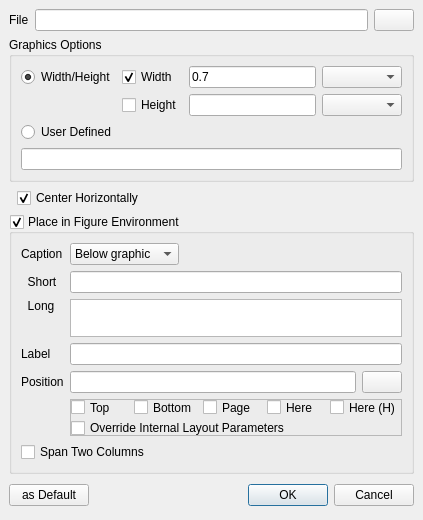
<?xml version="1.0" encoding="UTF-8"?>
<ui version="4.0">
 <class>InsertGraphics</class>
 <widget class="QDialog" name="InsertGraphics">
  <property name="geometry">
   <rect>
    <x>0</x>
    <y>0</y>
    <width>423</width>
    <height>517</height>
   </rect>
  </property>
  <layout class="QVBoxLayout" name="verticalLayout">
   <property name="spacing">
    <number>6</number>
   </property>
   <property name="leftMargin">
    <number>9</number>
   </property>
   <property name="topMargin">
    <number>9</number>
   </property>
   <property name="rightMargin">
    <number>9</number>
   </property>
   <property name="bottomMargin">
    <number>9</number>
   </property>
   <item>
    <layout class="QGridLayout" name="gridLayout">
     <item row="0" column="0">
      <widget class="QLabel" name="label">
       <property name="sizePolicy">
        <sizepolicy hsizetype="Minimum" vsizetype="Fixed">
         <horstretch>0</horstretch>
         <verstretch>0</verstretch>
        </sizepolicy>
       </property>
       <property name="text">
        <string>File</string>
       </property>
       <property name="buddy">
        <cstring>leFile</cstring>
       </property>
      </widget>
     </item>
     <item row="0" column="1">
      <widget class="QLineEdit" name="leFile">
       <property name="sizePolicy">
        <sizepolicy hsizetype="MinimumExpanding" vsizetype="Fixed">
         <horstretch>0</horstretch>
         <verstretch>0</verstretch>
        </sizepolicy>
       </property>
      </widget>
     </item>
     <item row="0" column="2">
      <widget class="QPushButton" name="fileSelectButton">
       <property name="sizePolicy">
        <sizepolicy hsizetype="Minimum" vsizetype="Fixed">
         <horstretch>0</horstretch>
         <verstretch>0</verstretch>
        </sizepolicy>
       </property>
       <property name="contextMenuPolicy">
        <enum>Qt::DefaultContextMenu</enum>
       </property>
       <property name="text">
        <string/>
       </property>
       <property name="icon">
        <iconset resource="images.qrc">
         <normaloff>:/images-ng/document-open.svgz</normaloff>:/images-ng/document-open.svgz</iconset>
       </property>
       <property name="iconSize">
        <size>
         <width>16</width>
         <height>16</height>
        </size>
       </property>
      </widget>
     </item>
    </layout>
   </item>
   <item>
    <widget class="QGroupBox" name="groupBoxOptions">
     <property name="minimumSize">
      <size>
       <width>0</width>
       <height>0</height>
      </size>
     </property>
     <property name="toolTip">
      <string>Defines the options for \includegraphics[options]{file}.</string>
     </property>
     <property name="title">
      <string>Graphics Options</string>
     </property>
     <layout class="QGridLayout" name="gridLayout_2">
      <item row="0" column="0">
       <widget class="QRadioButton" name="rbWidthHeight">
        <property name="text">
         <string>Width/Height</string>
        </property>
        <property name="checked">
         <bool>true</bool>
        </property>
       </widget>
      </item>
      <item row="0" column="1">
       <widget class="QCheckBox" name="cbWidth">
        <property name="text">
         <string>Width</string>
        </property>
        <property name="checked">
         <bool>true</bool>
        </property>
       </widget>
      </item>
      <item row="0" column="2">
       <widget class="QLineEdit" name="leWidth">
        <property name="text">
         <string>0.7</string>
        </property>
       </widget>
      </item>
      <item row="0" column="3">
       <widget class="QComboBox" name="cbWidthUnit">
        <property name="minimumSize">
         <size>
          <width>80</width>
          <height>0</height>
         </size>
        </property>
       </widget>
      </item>
      <item row="1" column="1">
       <widget class="QCheckBox" name="cbHeight">
        <property name="text">
         <string>Height</string>
        </property>
       </widget>
      </item>
      <item row="1" column="2">
       <widget class="QLineEdit" name="leHeight"/>
      </item>
      <item row="1" column="3">
       <widget class="QComboBox" name="cbHeightUnit">
        <property name="minimumSize">
         <size>
          <width>80</width>
          <height>0</height>
         </size>
        </property>
       </widget>
      </item>
      <item row="3" column="0" colspan="4">
       <widget class="QLineEdit" name="leScale">
        <property name="toolTip">
         <string>Defines the options for \includegraphics[options]{file}.</string>
        </property>
       </widget>
      </item>
      <item row="2" column="0">
       <widget class="QRadioButton" name="rbUser">
        <property name="text">
         <string>User Defined</string>
        </property>
       </widget>
      </item>
     </layout>
    </widget>
   </item>
   <item>
    <layout class="QHBoxLayout" name="horizontalLayout_2">
     <item>
      <spacer name="horizontalSpacer_2">
       <property name="orientation">
        <enum>Qt::Horizontal</enum>
       </property>
       <property name="sizeType">
        <enum>QSizePolicy::Fixed</enum>
       </property>
       <property name="sizeHint" stdset="0">
        <size>
         <width>8</width>
         <height>20</height>
        </size>
       </property>
      </spacer>
     </item>
     <item>
      <widget class="QCheckBox" name="cbCentering">
       <property name="text">
        <string>Center Horizontally</string>
       </property>
       <property name="checked">
        <bool>true</bool>
       </property>
      </widget>
     </item>
    </layout>
   </item>
   <item>
    <widget class="QGroupBox" name="gbFloat">
     <property name="sizePolicy">
      <sizepolicy hsizetype="Preferred" vsizetype="Preferred">
       <horstretch>0</horstretch>
       <verstretch>0</verstretch>
      </sizepolicy>
     </property>
     <property name="minimumSize">
      <size>
       <width>0</width>
       <height>260</height>
      </size>
     </property>
     <property name="title">
      <string>Place in Figure Environment</string>
     </property>
     <property name="checkable">
      <bool>true</bool>
     </property>
     <layout class="QGridLayout" name="gridLayout_3">
      <item row="0" column="0">
       <widget class="QLabel" name="label_4">
        <property name="text">
         <string>Caption</string>
        </property>
       </widget>
      </item>
      <item row="0" column="1">
       <widget class="QComboBox" name="cbPosition">
        <property name="currentIndex">
         <number>1</number>
        </property>
        <item>
         <property name="text">
          <string>Above graphic</string>
         </property>
        </item>
        <item>
         <property name="text">
          <string>Below graphic</string>
         </property>
        </item>
       </widget>
      </item>
      <item row="0" column="2">
       <spacer name="horizontalSpacer">
        <property name="orientation">
         <enum>Qt::Horizontal</enum>
        </property>
        <property name="sizeHint" stdset="0">
         <size>
          <width>120</width>
          <height>20</height>
         </size>
        </property>
       </spacer>
      </item>
      <item row="2" column="1" colspan="2">
       <widget class="QPlainTextEdit" name="teCaption">
        <property name="sizePolicy">
         <sizepolicy hsizetype="Expanding" vsizetype="Expanding">
          <horstretch>0</horstretch>
          <verstretch>1</verstretch>
         </sizepolicy>
        </property>
        <property name="toolTip">
         <string>Caption for display next to the image</string>
        </property>
       </widget>
      </item>
      <item row="3" column="0">
       <widget class="QLabel" name="label_3">
        <property name="text">
         <string>Label</string>
        </property>
       </widget>
      </item>
      <item row="3" column="1" colspan="2">
       <widget class="QLineEdit" name="leLabel">
        <property name="toolTip">
         <string>Identifier, which is used to reference the graphic; e.g. using \ref{thisLabel}</string>
        </property>
       </widget>
      </item>
      <item row="14" column="0" colspan="2">
       <widget class="QCheckBox" name="cbSpan">
        <property name="text">
         <string>Span Two Columns</string>
        </property>
       </widget>
      </item>
      <item row="8" column="0">
       <widget class="QLabel" name="label_2">
        <property name="text">
         <string>Position</string>
        </property>
       </widget>
      </item>
      <item row="9" column="1" colspan="2">
       <widget class="QFrame" name="placementCheckboxes">
        <property name="frameShape">
         <enum>QFrame::StyledPanel</enum>
        </property>
        <property name="frameShadow">
         <enum>QFrame::Raised</enum>
        </property>
        <layout class="QGridLayout" name="gridLayout_4">
         <property name="leftMargin">
          <number>0</number>
         </property>
         <property name="topMargin">
          <number>0</number>
         </property>
         <property name="rightMargin">
          <number>0</number>
         </property>
         <property name="bottomMargin">
          <number>0</number>
         </property>
         <item row="0" column="0">
          <widget class="QCheckBox" name="cbPlaceTop">
           <property name="text">
            <string>Top</string>
           </property>
          </widget>
         </item>
         <item row="0" column="1">
          <widget class="QCheckBox" name="cbPlaceBottom">
           <property name="text">
            <string>Bottom</string>
           </property>
          </widget>
         </item>
         <item row="0" column="2">
          <widget class="QCheckBox" name="cbPlacePage">
           <property name="text">
            <string>Page</string>
           </property>
          </widget>
         </item>
         <item row="0" column="3">
          <widget class="QCheckBox" name="cbPlaceHere">
           <property name="text">
            <string>Here</string>
           </property>
          </widget>
         </item>
         <item row="0" column="4">
          <widget class="QCheckBox" name="cbPlaceHereFloatPackage">
           <property name="text">
            <string>Here (H)</string>
           </property>
          </widget>
         </item>
         <item row="1" column="0" colspan="5">
          <widget class="QCheckBox" name="cbPlaceForce">
           <property name="text">
            <string>Override Internal Layout Parameters</string>
           </property>
          </widget>
         </item>
        </layout>
       </widget>
      </item>
      <item row="8" column="1" colspan="2">
       <layout class="QHBoxLayout" name="horizontalLayout_4">
        <item>
         <widget class="QLineEdit" name="lePlacement"/>
        </item>
        <item>
         <widget class="QPushButton" name="pbPlaceExpand">
          <property name="text">
           <string/>
          </property>
          <property name="icon">
           <iconset resource="texstudio.qrc">
            <normaloff>:/images/up-arrow-circle-silver.png</normaloff>:/images/up-arrow-circle-silver.png</iconset>
          </property>
         </widget>
        </item>
       </layout>
      </item>
      <item row="1" column="1" colspan="2">
       <widget class="QLineEdit" name="leShortCaption">
        <property name="toolTip">
         <string>Caption for display in the list of tables</string>
        </property>
       </widget>
      </item>
      <item row="1" column="0">
       <widget class="QLabel" name="label_5">
        <property name="text">
         <string>  Short</string>
        </property>
       </widget>
      </item>
      <item row="2" column="0">
       <widget class="QLabel" name="label_6">
        <property name="text">
         <string>  Long</string>
        </property>
        <property name="alignment">
         <set>Qt::AlignLeading|Qt::AlignLeft|Qt::AlignTop</set>
        </property>
       </widget>
      </item>
     </layout>
    </widget>
   </item>
   <item>
    <layout class="QHBoxLayout">
     <property name="spacing">
      <number>6</number>
     </property>
     <property name="leftMargin">
      <number>0</number>
     </property>
     <property name="topMargin">
      <number>0</number>
     </property>
     <property name="rightMargin">
      <number>0</number>
     </property>
     <property name="bottomMargin">
      <number>0</number>
     </property>
     <item>
      <widget class="QPushButton" name="pbSaveDefault">
       <property name="minimumSize">
        <size>
         <width>0</width>
         <height>0</height>
        </size>
       </property>
       <property name="toolTip">
        <string>Save current settings as default.</string>
       </property>
       <property name="text">
        <string>as Default</string>
       </property>
       <property name="icon">
        <iconset>
         <normaloff>:/classic/images/classic/filesave.png</normaloff>:/classic/images/classic/filesave.png</iconset>
       </property>
      </widget>
     </item>
     <item>
      <spacer>
       <property name="orientation">
        <enum>Qt::Horizontal</enum>
       </property>
       <property name="sizeHint" stdset="0">
        <size>
         <width>131</width>
         <height>31</height>
        </size>
       </property>
      </spacer>
     </item>
     <item>
      <widget class="QPushButton" name="okButton">
       <property name="text">
        <string>OK</string>
       </property>
       <property name="default">
        <bool>true</bool>
       </property>
      </widget>
     </item>
     <item>
      <widget class="QPushButton" name="cancelButton">
       <property name="text">
        <string>Cancel</string>
       </property>
      </widget>
     </item>
    </layout>
   </item>
  </layout>
 </widget>
 <tabstops>
  <tabstop>leFile</tabstop>
  <tabstop>fileSelectButton</tabstop>
  <tabstop>rbWidthHeight</tabstop>
  <tabstop>cbWidth</tabstop>
  <tabstop>leWidth</tabstop>
  <tabstop>cbWidthUnit</tabstop>
  <tabstop>cbHeight</tabstop>
  <tabstop>leHeight</tabstop>
  <tabstop>cbHeightUnit</tabstop>
  <tabstop>rbUser</tabstop>
  <tabstop>leScale</tabstop>
  <tabstop>cbCentering</tabstop>
  <tabstop>gbFloat</tabstop>
  <tabstop>cbPosition</tabstop>
  <tabstop>leShortCaption</tabstop>
  <tabstop>teCaption</tabstop>
  <tabstop>leLabel</tabstop>
  <tabstop>lePlacement</tabstop>
  <tabstop>pbPlaceExpand</tabstop>
  <tabstop>cbPlaceTop</tabstop>
  <tabstop>cbPlaceBottom</tabstop>
  <tabstop>cbPlacePage</tabstop>
  <tabstop>cbPlaceHere</tabstop>
  <tabstop>cbPlaceForce</tabstop>
  <tabstop>cbSpan</tabstop>
  <tabstop>pbSaveDefault</tabstop>
  <tabstop>okButton</tabstop>
  <tabstop>cancelButton</tabstop>
 </tabstops>
 <resources>
  <include location="images.qrc"/>
  <include location="texstudio.qrc"/>
 </resources>
 <connections>
  <connection>
   <sender>okButton</sender>
   <signal>clicked()</signal>
   <receiver>InsertGraphics</receiver>
   <slot>accept()</slot>
   <hints>
    <hint type="sourcelabel">
     <x>331</x>
     <y>502</y>
    </hint>
    <hint type="destinationlabel">
     <x>96</x>
     <y>254</y>
    </hint>
   </hints>
  </connection>
  <connection>
   <sender>cancelButton</sender>
   <signal>clicked()</signal>
   <receiver>InsertGraphics</receiver>
   <slot>reject()</slot>
   <hints>
    <hint type="sourcelabel">
     <x>412</x>
     <y>502</y>
    </hint>
    <hint type="destinationlabel">
     <x>179</x>
     <y>282</y>
    </hint>
   </hints>
  </connection>
 </connections>
</ui>
